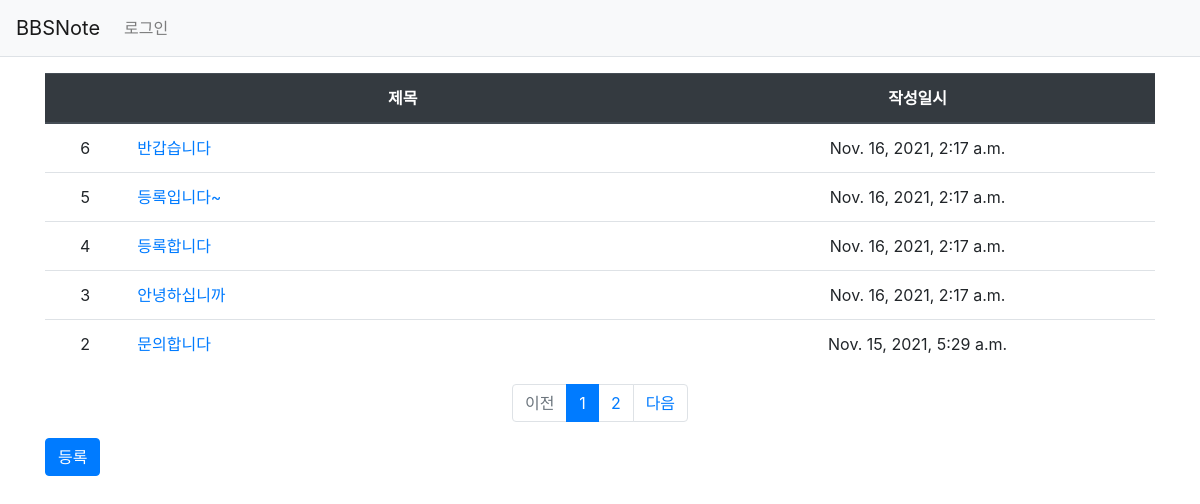
The app's page /bbsnote/ with its own data.
### bbsnote/models.py (models this page shows, shortened)
class Board(models.Model):
    subject = models.CharField(max_length=200)
    content = models.TextField()
    create_date= models.DateTimeField()

### bbsnote/views.py (the view)
# urls.py: path('', views.index, name= 'index'),
def index(request):
    page = request.GET.get('page',1)
    board_list = Board.objects.order_by('-create_date')
    paginator = Paginator(board_list, 5)
    page_obj= paginator.get_page(page)
    context= {'board_list': page_obj}
    return render(request, 'bbsnote/board_list.html', context)

### bbsnote/templatetags/bbsnote_filter.py (called while the page is built)
@register.filter
def sub(value, arg):
    return value - arg

### templates/bbsnote/board_list.html (shortened to what this page needs)
{% extends 'base.html' %}
{% load bbsnote_filter %}
{% block content %}
<div class="container my-3">
    <table class="table">
        <thead>
        <tr class="text-center thead-dark">
            <th></th>
            <th style="width:50%">제목</th>
            <th>작성일시</th>
        </tr>
        </thead>
        <tbody>
        {% if board_list %}
            {% for board in board_list %}
            <tr class="text-center">
                <td> {{ board_list.paginator.count|sub:board_list.start_index|sub:forloop.counter0|add:1}}</td>
                <td class="text-left">
                    <a href="{% url 'bbsnote:detail' board.id %}">{{ board.subject }}</a>
                </td>
                <td>{{ board.create_date }}</td>
            </tr>
            {% endfor %}
            {% else %}
            <tr>
                <td colspan="3">글이 없습니다.</td>
            </tr>
            {% endif %}
            </tbody>
        </table>
        <ul class="pagination justify-content-center">
            {% if board_list.has_previous %}
            <li class="page-item">
                <a class="page-link" data-page="{{ board_list.previous_page_number }}" href="#">이전</a>
            </li>
            {% else %}
            <li class="page-item disabled">
                <a class="page-link" tabindex="-1" aria-disabled="true" href="#">이전</a>
            </li>
            {% endif %}
            {% for page_number in board_list.paginator.page_range %}
            {% if page_number >= board_list.number|add:-5 and page_number <= board_list.number|add:5 %}
                {% if page_number == board_list.number %}
                <li class="page-item active" aria-current="page">
                    <a class="page-link" data-page="{{ page_number }}" href="#">{{ page_number }}</a>
                </li>
                {% else %}
                <li class="page-item">
                    <a class="page-link" data-page="{{ page_number }}" href="#">{{ page_number }}</a>
                </li>
                {% endif %}
            {% endif %}
            {% endfor %}
            {% if board_list.has_next %}
            <li class="page-item">
                <a class="page-link" data-page="{{ board_list.next_page_number }}" href="#">다음</a>
            </li>
            {% else %}
            <li class="page-item disabled">
                <a class="page-link" tabindex="-1" aria-disabled="true" href="#">다음</a>
            </li>
            {% endif %}
        </ul>
        <a href="{% url 'bbsnote:board_create' %}" class="btn btn-primary">등록</a>
    </div>
    {% endblock %}

### templates/base.html (shortened to what this page needs)
{% load static %}
<!doctype html>
<html lang="ko">
<head>
    <link rel="stylesheet" type="text/css" href="{% static 'bootstrap.min.css' %}">
</head>
<body>
{% include "navbar.html" %}
{% block content %}
{% endblock %}
</body>
</html>

### templates/navbar.html (shortened to what this page needs)
<nav class="navbar navbar-expand-lg navbar-light bg-light border-bottom">
    <a class="navbar-brand" href="{% url 'bbsnote:index' %}">BBSNote</a>
    <div class="collapse navbar-collapse flex-grow-0" id="navbarNav">
        <ul class="navbar-nav">
            <li class="nav-item ">
                <a class="nav-link" href="">로그인</a>
            </li>
        </ul>
    </div>
</nav>

### records on screen
Board: paginator.count|sub "6", subject "반갑습니다", create_date "Nov. 16, 2021, 2:17 a.m."
Board: paginator.count|sub "5", subject "등록입니다~", create_date "Nov. 16, 2021, 2:17 a.m."
Board: paginator.count|sub "4", subject "등록합니다", create_date "Nov. 16, 2021, 2:17 a.m."
Board: paginator.count|sub "3", subject "안녕하십니까", create_date "Nov. 16, 2021, 2:17 a.m."
Board: paginator.count|sub "2", subject "문의합니다", create_date "Nov. 15, 2021, 5:29 a.m."

### other values on screen
{{ page_number }} "1"
{{ page_number }} "2"
